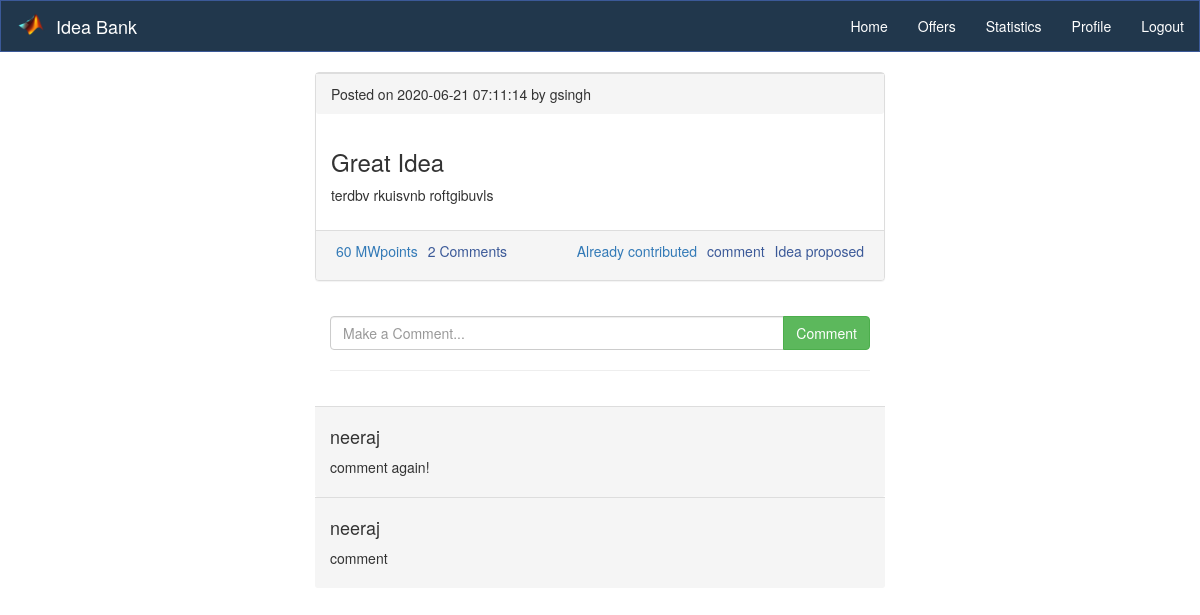
Before: /comment.php?post_id=efefdea5449b068568bb843e8c35958a3128fea88fb9c82a515671c3b827a7737440c9a22ac3d6b5 (signed in) with the older database file.
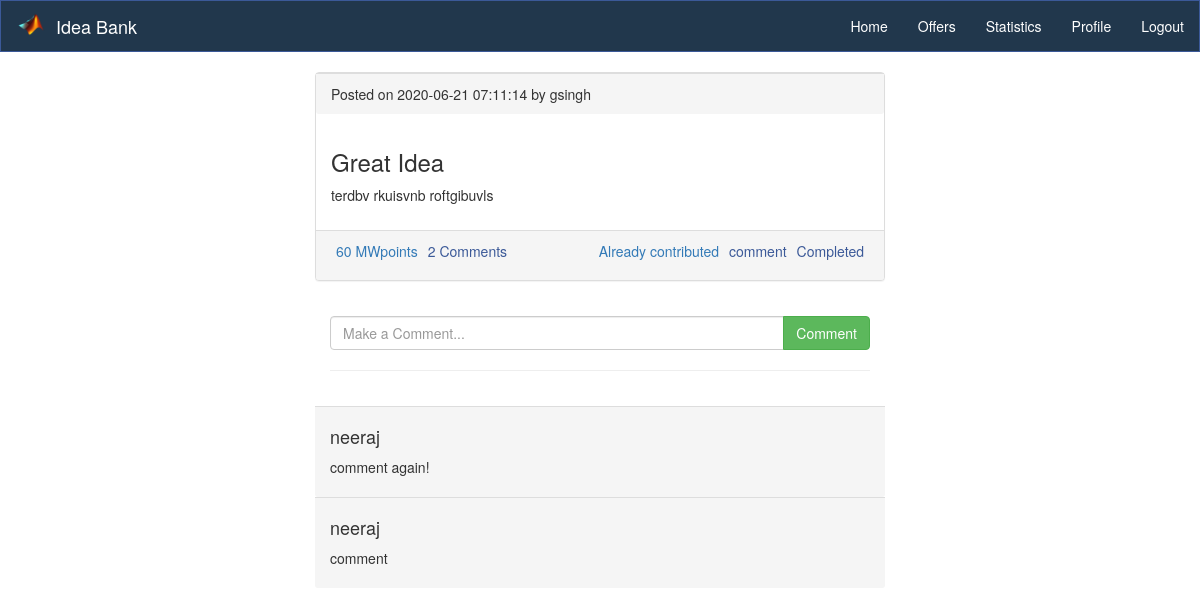
After: the same page with the newer database file.
### tables this page shows
CREATE TABLE `post` (
  `post_id` varchar(200) NOT NULL,
  `name` varchar(50) DEFAULT NULL,
  `current_status` varchar(30) DEFAULT NULL,
  `post_creation_time` datetime DEFAULT NULL,
  `post_text` text,
  `type` varchar(20) DEFAULT NULL,
  `post_heading` text
);

### comment.php (the view, shortened to what the changed rows need)
<?php
	require_once "header.php";
	require_once "functions.php";
	$post_id = $_GET['post_id'];
	$user  = $_SESSION['name'];
?>
<div class="col-md-6" style="margin-left: 25%;">
<div>
        <?php
          $sql = "SELECT * from post where post_id = '$post_id'";
          $result = mysqli_query($conn,$sql);
          if (mysqli_num_rows($result) > 0) {
            while($post = $result->fetch_assoc()) {
              $post_id = $post['post_id'];
              $query1 = "SELECT sum(contribution) as contr from contributors where post_id = '$post_id'";
              $MWpoints1 = mysqli_query($conn,$query1);
              $MWpoints = mysqli_fetch_array($MWpoints1);
              $query2 = "SELECT count(*) as comments from comment where post_id = '$post_id'";
              $num_comm1 = mysqli_query($conn,$query2);
              $num_comm = mysqli_fetch_array($num_comm1);
              $type = $post['type'];
              $creation_type = "Posted";
              ?>
                <div class="panel panel-default">
            <div class="panel-footer">
              <span><?php echo $creation_type; ?> on <?php echo $post['post_creation_time']; ?> by <?php echo $post['name']; ?></span>
            </div>
            <div class="panel-body">
              <h3><?php echo $post['post_heading']; ?></h3>
              <p><?php echo $post['post_text']; ?></p>
            </div>
           <div class="panel-footer" style = "height: 50px;">
              <?php
                 $contribution = "contribution.php?post_id=".$post_id;
               ?>
               <span class="pull-left"><a class="text-primary" style = "padding: 5px" href="<?php echo $contribution; ?>">
                <?php
                  echo $MWpoints['contr']." MWpoints";
                ?>
                </a></span>
                <span class="pull-left"><a class="text-secondary" style = "padding: 5px" href=<?php     echo "comment.php?post_id=".$post_id; ?>>
                <?php
                  echo $num_comm['comments']." Comments";
                ?>
               </a></span>
               <?php
                       if($_SESSION['name'] != "") {
                        if($type == 'idea'){
                          if($post['name']==$user){
                          ?>
                             <span class="pull-right"><a class="text-secondary" style = "padding: 5px" href="<?php echo "status.php?post_id=".$post_id; ?>"> <?php echo $post['current_status'];?>
                             </a></span>
                       <?php } else {?>
                         <span class="pull-right"><a class="text-secondary" style = "padding: 5px" > <?php echo $post['current_status'];?>
                             </a></span>
                       <?php }} ?>
              <span class="pull-right"><a class="text-secondary" style = "padding: 5px" href=<?php     echo "comment.php?post_id=".$post_id; ?>>  comment  </a></span>
              <span class="pull-right"><a class="text-primary" style = "padding: 5px" href= <?php     echo "contribute_post.php?post_id=".$post_id; ?> >
                <?php
                  $query5 = "SELECT * from contributors where post_id = '$post_id' and c_name = '$user' ";
                  $q6 = "select current_status from post where post_id = '$post_id'";
                  $r6 = mysqli_query($conn,$q6);
                  $rr6 = $r6->fetch_assoc();
                  $rrr = $rr6['current_status'];
                  $result5 = mysqli_query($conn,$query5);
                  if(mysqli_num_rows($result5)==0 && $rrr == 'In progress'){
                  }
                  else if(mysqli_num_rows($result5)==0){
                   echo 'Contribute(10 MWpoints)';
                  }
                  else{
                    echo 'Already contributed';
                  }
                ?>
              </a></span>
            <?php } ?>
            </div>
          </div>
              <?php
            }
          } else {
            ?>
              <p class="text-center">No posts yet!</p>
            <?php
          }
        ?>
      </div>
  </div>

Changed rows visible on the page:
changed post "Great Idea": current_status "Idea proposed" → "Completed"
